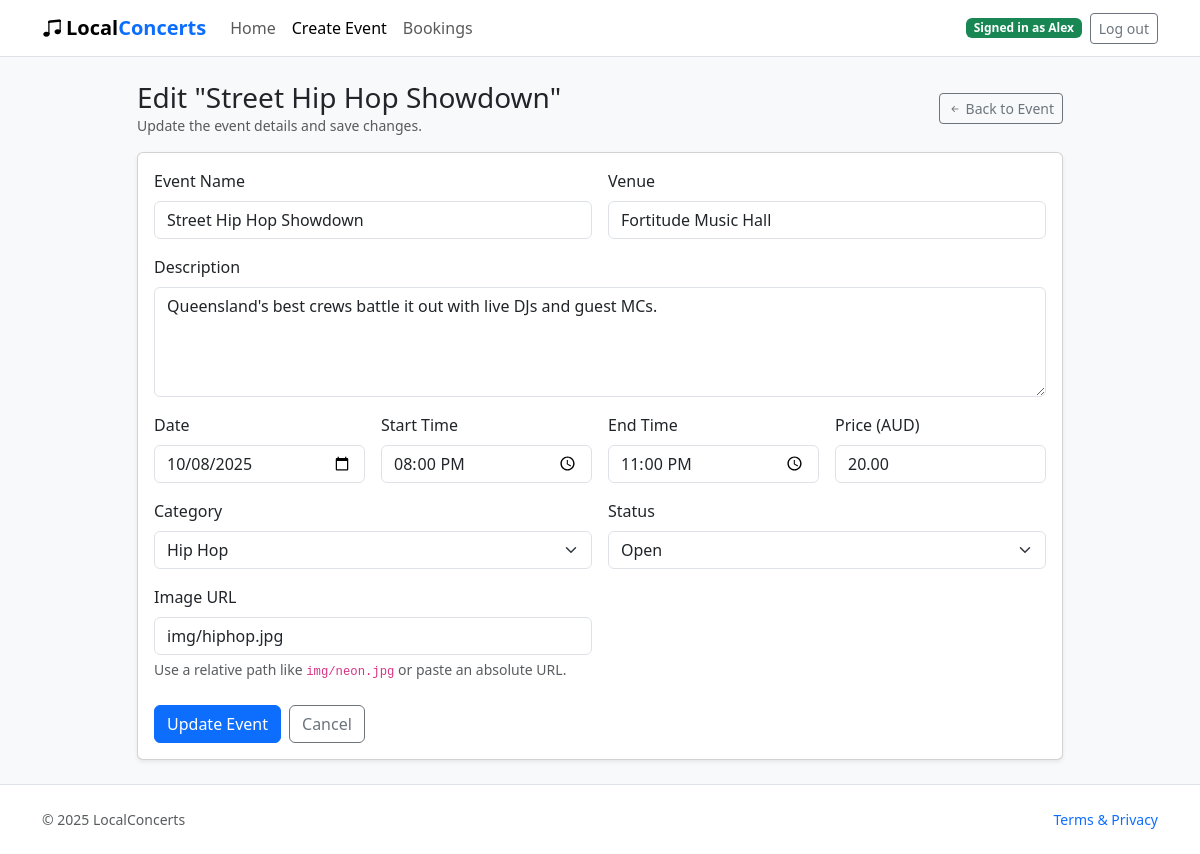
Page /events/4/edit (signed in) on the committed database.
### website/models.py (models this page shows, shortened)
class User(db.Model, UserMixin):
    id = db.Column(db.Integer, primary_key=True)
    name = db.Column(db.String(80), unique=True, nullable=False)
    email = db.Column(db.String(120), unique=True, nullable=False)
    password_hash = db.Column(db.String(255), nullable=False)
    orders = db.relationship('Order', back_populates='user', cascade='all, delete-orphan')
    comments = db.relationship('Comment', back_populates='user', cascade='all, delete-orphan')

class Event(db.Model):
    id = db.Column(db.Integer, primary_key=True)
    title = db.Column(db.String(150), nullable=False)
    venue = db.Column(db.String(150), nullable=False)
    description = db.Column(db.Text, nullable=False)
    start_time = db.Column(db.DateTime, nullable=False)
    end_time = db.Column(db.DateTime, nullable=False)
    price = db.Column(db.Numeric(10, 2), nullable=False, default=0)
    status = db.Column(db.String(40), nullable=False, default='Open')
    category = db.Column(db.String(60))
    image_url = db.Column(db.String(255))
    comments = db.relationship('Comment', back_populates='event', cascade='all, delete-orphan')
    orders = db.relationship('Order', back_populates='event', cascade='all, delete-orphan')

### website/views.py (the view, shortened to what this page needs)
@main_bp.route('/events/<int:event_id>/edit', methods=['GET', 'POST'])
@login_required
def edit_event(event_id: int):
    event = db.session.get(Event, event_id)
    if event is None:
        abort(404)
    form = EventForm(obj=event)
    form.submit.label.text = 'Update Event'
    if request.method == 'GET':
        if event.start_time:
            form.start_date.data = event.start_time.date()
            form.start_time.data = event.start_time.time()
        if event.end_time:
            form.end_time.data = event.end_time.time()
        elif event.start_time:
            form.end_time.data = event.start_time.time()
    template_context = {
        'form': form,
        'form_action': url_for('main.edit_event', event_id=event.id),
        'page_title': f'Edit {event.title}',
        'page_heading': f'Edit "{event.title}"',
        'page_subheading': 'Update the event details and save changes.',
        'back_url': url_for('main.event', event_id=event.id),
        'back_label': 'Back to Event',
        'active_nav': 'create',
        'is_edit': True,
    }
    return render_template('create.html', **template_context)

### website/templates/create.html (shortened to what this page needs)
<!doctype html>
<html lang="en">
<head>
  <link href="https://cdn.jsdelivr.net/npm/bootstrap@5.3.3/dist/css/bootstrap.min.css" rel="stylesheet"/>
  <link href="https://cdn.jsdelivr.net/npm/bootstrap-icons@1.11.3/font/bootstrap-icons.css" rel="stylesheet"/>
  <link rel="stylesheet" href="{{ url_for('static', filename='style/styles.css') }}"/>
</head>
<body>
  <nav class="navbar navbar-expand-lg bg-white border-bottom">
    <div class="container">
      <a class="navbar-brand fw-bold" href="{{ url_for('main.index') }}"><i class="bi bi-music-note-beamed me-1"></i>Local<span>Concerts</span></a>
      <div class="collapse navbar-collapse" id="navMain">
        <ul class="navbar-nav me-auto">
          <li class="nav-item">
            <a class="nav-link{% if active_nav == 'home' %} active{% endif %}" href="{{ url_for('main.index') }}"
               {% if active_nav == 'home' %}aria-current="page"{% endif %}>Home</a>
          </li>
          <li class="nav-item">
            <a class="nav-link{% if active_nav in ['create', 'edit'] %} active{% endif %}" href="{{ url_for('main.create_event') }}"
               {% if active_nav in ['create', 'edit'] %}aria-current="page"{% endif %}>Create Event</a>
          </li>
          <li class="nav-item"><a class="nav-link" href="{{ url_for('main.bookings') }}">Bookings</a></li>
        </ul>
        <div class="ms-3 d-flex align-items-center gap-2">
          {% if current_user.is_authenticated %}
            <span class="badge text-bg-success">Signed in as {{ current_user.name }}</span>
            <a class="btn btn-outline-secondary btn-sm" href="{{ url_for('auth.logout') }}">Log out</a>
          {% else %}
            <a class="btn btn-primary btn-sm" href="{{ url_for('auth.login') }}">Log in</a>
            <a class="btn btn-outline-secondary btn-sm" href="{{ url_for('auth.login', tab='register') }}">Sign up</a>
          {% endif %}
        </div>
      </div>
    </div>
  </nav>
  <main class="container py-4">
    <div class="row justify-content-center">
      <div class="col-12 col-lg-10">
        <div class="d-flex justify-content-between align-items-center mb-3">
          <div>
            <h3 class="mb-0">{{ page_heading or 'Create a New Event' }}</h3>
            <p class="text-muted mb-0 small">{{ page_subheading or 'Provide the event details below and publish instantly.' }}</p>
          </div>
          <a class="btn btn-outline-secondary btn-sm" href="{{ back_url or url_for('main.index') }}"><i class="bi bi-arrow-left-short"></i> {{ back_label or 'Back to Events' }}</a>
        </div>
        <div class="card shadow-sm">
          <div class="card-body">
            <form method="post" action="{{ form_action or url_for('main.create_event') }}" novalidate>
              <div class="row g-3">
                <div class="col-12 col-md-6">
                  {% set title_classes = 'form-control' + (' is-invalid' if form.title.errors else '') %}
                  {{ form.title.label(class_='form-label') }}
                  {{ form.title(class_=title_classes, placeholder='City Lights Festival') }}
                </div>
                <div class="col-12 col-md-6">
                  {% set venue_classes = 'form-control' + (' is-invalid' if form.venue.errors else '') %}
                  {{ form.venue.label(class_='form-label') }}
                  {{ form.venue(class_=venue_classes, placeholder='Riverstage, Brisbane') }}
                </div>
                <div class="col-12">
                  {% set desc_classes = 'form-control' + (' is-invalid' if form.description.errors else '') %}
                  {{ form.description.label(class_='form-label') }}
                  {{ form.description(class_=desc_classes, rows='4', placeholder='Tell attendees what makes this show special...') }}
                </div>
                <div class="col-6 col-md-3">
                  {% set date_classes = 'form-control' + (' is-invalid' if form.start_date.errors else '') %}
                  {{ form.start_date.label(class_='form-label') }}
                  {{ form.start_date(class_=date_classes) }}
                </div>
                <div class="col-6 col-md-3">
                  {% set start_time_classes = 'form-control' + (' is-invalid' if form.start_time.errors else '') %}
                  {{ form.start_time.label(class_='form-label') }}
                  {{ form.start_time(class_=start_time_classes) }}
                </div>
                <div class="col-6 col-md-3">
                  {% set end_time_classes = 'form-control' + (' is-invalid' if form.end_time.errors else '') %}
                  {{ form.end_time.label(class_='form-label') }}
                  {{ form.end_time(class_=end_time_classes) }}
                </div>
                <div class="col-6 col-md-3">
                  {% set price_classes = 'form-control' + (' is-invalid' if form.price.errors else '') %}
                  {{ form.price.label(class_='form-label') }}
                  {{ form.price(class_=price_classes, step='0.01', min='0', placeholder='39.00') }}
                </div>
                <div class="col-12 col-md-6">
                  {% set category_classes = 'form-select' + (' is-invalid' if form.category.errors else '') %}
                  {{ form.category.label(class_='form-label') }}
                  {{ form.category(class_=category_classes) }}
                </div>
                <div class="col-12 col-md-6">
                  {% set status_classes = 'form-select' + (' is-invalid' if form.status.errors else '') %}
                  {{ form.status.label(class_='form-label') }}
                  {{ form.status(class_=status_classes) }}
                </div>
                <div class="col-12 col-md-6">
                  {% set image_classes = 'form-control' + (' is-invalid' if form.image_url.errors else '') %}
                  {{ form.image_url.label(class_='form-label') }}
                  {{ form.image_url(class_=image_classes, placeholder='img/hero1.jpg') }}
                  <div class="form-text">Use a relative path like <code>img/neon.jpg</code> or paste an absolute URL.</div>
                </div>
              </div>
              <div class="d-flex gap-2 mt-4">
                {{ form.submit(class_='btn btn-primary') }}
                <a class="btn btn-outline-secondary" href="{{ url_for('main.index') }}">Cancel</a>
              </div>
            </form>
          </div>
        </div>
      </div>
    </div>
  </main>
  <footer class="py-4 bg-white border-top">
    <div class="container d-flex justify-content-between align-items-center">
      <span class="text-muted small">&copy; <span>2025</span> LocalConcerts</span>
      <a class="small text-decoration-none" href="#">Terms & Privacy</a>
    </div>
  </footer>
</body>
</html>

### website/static/style/styles.css (style rules this page uses)
:root { --brand-accent: #0d6efd; }
body { background: #f8f9fa; }
.navbar-brand span { color: var(--brand-accent); font-weight: 700; }

### rows in the picture
User: name "Alex"
Event: title "Street Hip Hop Showdown", venue "Fortitude Music Hall", description "Queensland's best crews battle it out with live DJs and guest MCs.", start_time "20:00", end_time "23:00", price "20.00", category "Hip Hop", status "Open", image_url "img/hiphop.jpg"

### other values in the picture
{{ page_heading or 'Create a New Event' }} "Edit \"Street Hip Hop Showdown\""
{{ back_label or 'Back to Events' }} "Back to Event"
